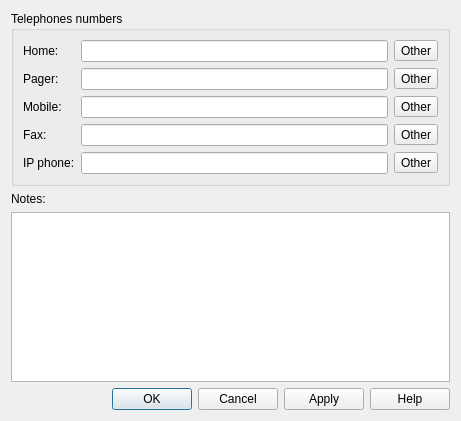
<?xml version="1.0" encoding="UTF-8"?>
<ui version="4.0">
 <class>TelephonesWidget</class>
 <widget class="QWidget" name="TelephonesWidget">
  <property name="geometry">
   <rect>
    <x>0</x>
    <y>0</y>
    <width>461</width>
    <height>421</height>
   </rect>
  </property>
  <property name="windowTitle">
   <string>Form</string>
  </property>
  <layout class="QGridLayout" name="gridLayout_2">
   <item row="1" column="0">
    <widget class="QLabel" name="notesLabel">
     <property name="text">
      <string>Notes:</string>
     </property>
    </widget>
   </item>
   <item row="0" column="0">
    <widget class="QGroupBox" name="telephonesGroupBox">
     <property name="title">
      <string>Telephones numbers</string>
     </property>
     <layout class="QGridLayout" name="gridLayout">
      <item row="0" column="0">
       <widget class="QLabel" name="homeLabel">
        <property name="text">
         <string>Home:</string>
        </property>
       </widget>
      </item>
      <item row="0" column="1">
       <widget class="QLineEdit" name="homeLineEdit"/>
      </item>
      <item row="1" column="0">
       <widget class="QLabel" name="pagerLabel">
        <property name="text">
         <string>Pager:</string>
        </property>
       </widget>
      </item>
      <item row="1" column="1">
       <widget class="QLineEdit" name="pagerLineEdit"/>
      </item>
      <item row="2" column="0">
       <widget class="QLabel" name="mobileLabel">
        <property name="text">
         <string>Mobile:</string>
        </property>
       </widget>
      </item>
      <item row="2" column="1">
       <widget class="QLineEdit" name="mobileLineEdit"/>
      </item>
      <item row="3" column="0">
       <widget class="QLabel" name="faxLabel">
        <property name="text">
         <string>Fax:</string>
        </property>
       </widget>
      </item>
      <item row="3" column="1">
       <widget class="QLineEdit" name="faxLineEdit"/>
      </item>
      <item row="4" column="0">
       <widget class="QLabel" name="ipPhoneLabel">
        <property name="text">
         <string>IP phone:</string>
        </property>
       </widget>
      </item>
      <item row="4" column="1">
       <widget class="QLineEdit" name="ipPhoneLineEdit"/>
      </item>
      <item row="3" column="2">
       <widget class="QToolButton" name="otherFaxToolButton">
        <property name="text">
         <string>Other</string>
        </property>
       </widget>
      </item>
      <item row="4" column="2">
       <widget class="QToolButton" name="otherIPPhoneNumberToolButton">
        <property name="text">
         <string>Other</string>
        </property>
       </widget>
      </item>
      <item row="0" column="2">
       <widget class="QToolButton" name="otherHomeToolButton">
        <property name="text">
         <string>Other</string>
        </property>
       </widget>
      </item>
      <item row="2" column="2">
       <widget class="QToolButton" name="otherMobileToolButton">
        <property name="text">
         <string>Other</string>
        </property>
       </widget>
      </item>
      <item row="1" column="2">
       <widget class="QToolButton" name="otherPagerToolButton">
        <property name="text">
         <string>Other</string>
        </property>
       </widget>
      </item>
     </layout>
    </widget>
   </item>
   <item row="3" column="0">
    <widget class="QDialogButtonBox" name="dialogButtonBox">
     <property name="standardButtons">
      <set>QDialogButtonBox::Apply|QDialogButtonBox::Cancel|QDialogButtonBox::Help|QDialogButtonBox::Ok</set>
     </property>
    </widget>
   </item>
   <item row="2" column="0">
    <widget class="QTextEdit" name="notesTextEdit"/>
   </item>
  </layout>
 </widget>
 <resources/>
 <connections/>
</ui>
